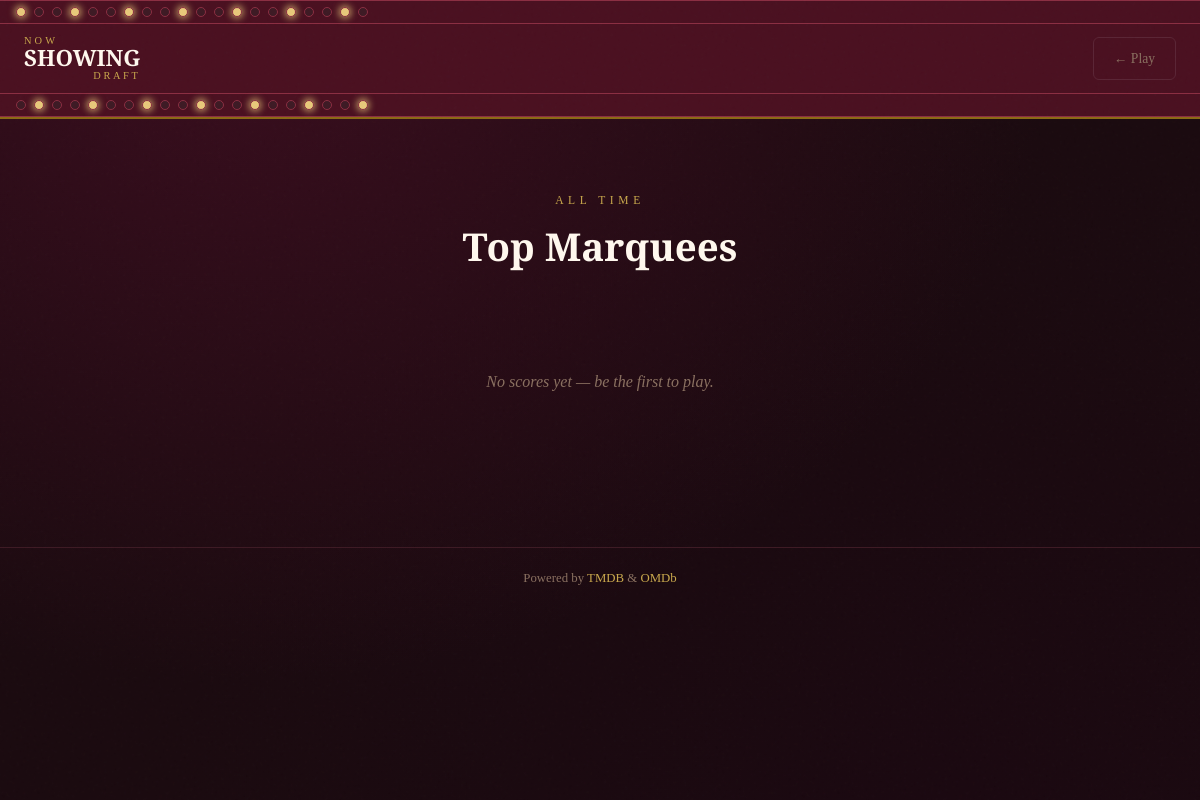
The page /leaderboard on the database as committed earlier.
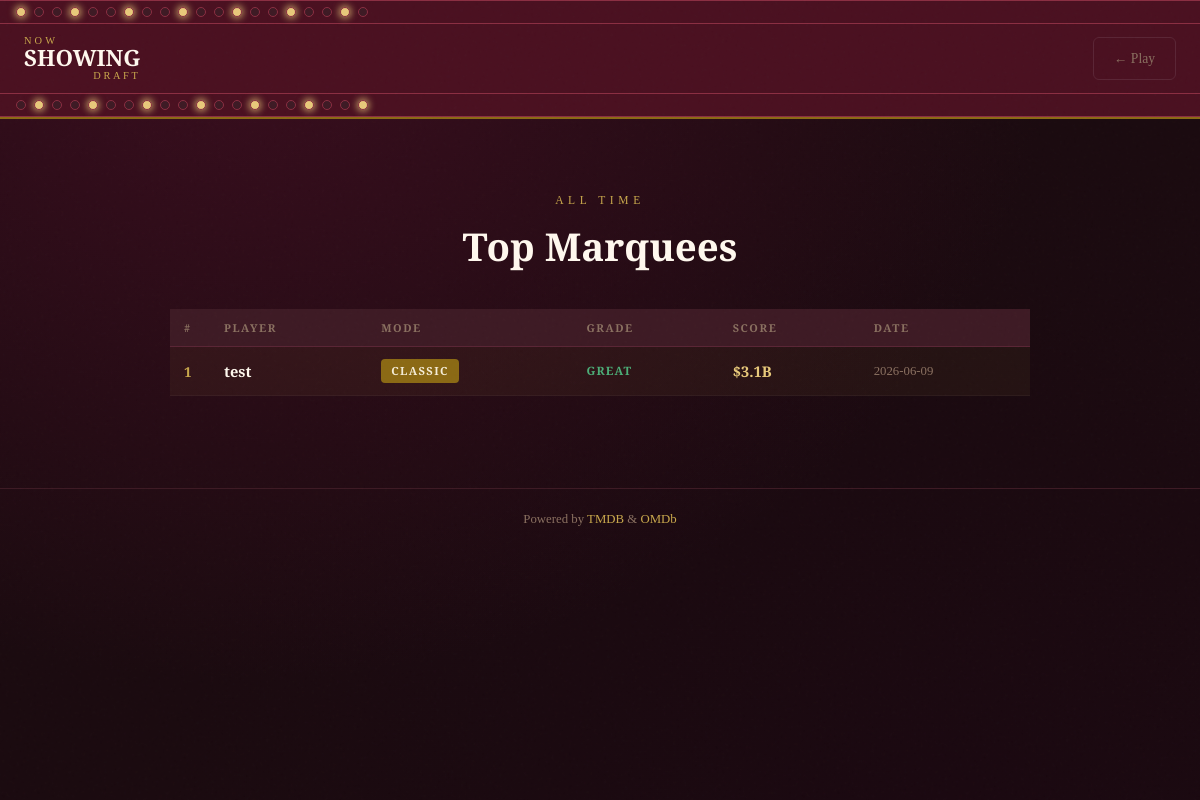
The same page on the database as committed later.
### tables this page shows
CREATE TABLE scores (
                id          INTEGER PRIMARY KEY AUTOINCREMENT,
                player      TEXT    NOT NULL,
                mode        TEXT    NOT NULL,
                final_score INTEGER NOT NULL,
                grade       TEXT    NOT NULL,
                played_at   TEXT    NOT NULL
            , result_json TEXT, share_token TEXT);

### app.py (the view)
@app.get("/leaderboard")
def leaderboard():
    rows = query("""
        SELECT player, mode, final_score, grade, played_at
        FROM scores
        ORDER BY final_score DESC
        LIMIT 50
    """)
    entries = [dict(r) for r in rows]
    return render_template("leaderboard.html", entries=entries)

### app.py (called while the page is built)
def get_db():
    if "db" not in g:
        g.db = sqlite3.connect(DB_PATH)
        g.db.row_factory = sqlite3.Row
    return g.db

def query(sql, params=()):
    return get_db().execute(sql, params).fetchall()

@app.template_filter("dollars")
def dollars_filter(value):
    if value is None:
        return "—"
    if abs(value) >= 1000:
        return f"${value / 1000:.1f}B"
    return f"${value:,.0f}M"

### templates/leaderboard.html (shortened to what this page needs)
{% extends "base.html" %}
{% block nav %}
<a href="/" class="btn-ghost" style="font-size:.85rem">← Play</a>
{% endblock %}
{% block content %}
<section class="leaderboard">
  <div class="leaderboard-stage">
    <div class="leaderboard-header">
      <p class="leaderboard-eyebrow">All Time</p>
      <h1 class="leaderboard-title">Top Marquees</h1>
    </div>
    {% if entries %}
    <table class="lb-table">
      <thead>
        <tr>
          <th>#</th>
          <th>Player</th>
          <th>Mode</th>
          <th>Grade</th>
          <th>Score</th>
          <th>Date</th>
        </tr>
      </thead>
      <tbody>
        {% for e in entries %}
        <tr class="lb-row {% if loop.index == 1 %}lb-top{% endif %}">
          <td class="lb-rank">{{ loop.index }}</td>
          <td class="lb-player">{{ e.player }}</td>
          <td class="lb-mode">
            <span class="{% if e.mode == 'realwatcher' %}badge-rw{% else %}badge-classic{% endif %}">
              {% if e.mode == 'realwatcher' %}<span class="rw-hash">#</span>RealWatcher{% else %}Classic{% endif %}
            </span>
          </td>
          <td class="lb-grade grade-{{ e.grade | lower }}">{{ e.grade }}</td>
          <td class="lb-score">{{ e.final_score | dollars }}</td>
          <td class="lb-date">{{ e.played_at[:10] }}</td>
        </tr>
        {% endfor %}
      </tbody>
    </table>
    {% else %}
    <p class="lb-empty">No scores yet — be the first to play.</p>
    {% endif %}
  </div>
</section>
{% endblock %}

### templates/base.html (shortened to what this page needs)
<!DOCTYPE html>
<html lang="en">
<head>
  <link rel="stylesheet" href="{{ url_for('static', filename='css/main.css') }}">
</head>
<body>
  <div class="grain"></div>
  <header class="site-header">
    <div class="marquee-bulbs top-bulbs">
      {% for i in range(20) %}<span class="bulb {% if i % 3 == 0 %}on{% endif %}"></span>{% endfor %}
    </div>
    <div class="header-inner">
      <a href="/" class="wordmark">
        <span class="wordmark-now">NOW</span>
        <span class="wordmark-showing">SHOWING</span>
        <span class="wordmark-draft">DRAFT</span>
      </a>
      {% if self.nav() %}
      <nav class="header-nav">{% block nav %}{% endblock %}</nav>
      {% endif %}
    </div>
    <div class="marquee-bulbs bottom-bulbs">
      {% for i in range(20) %}<span class="bulb {% if i % 3 == 1 %}on{% endif %}"></span>{% endfor %}
    </div>
  </header>
  <main class="site-main">
    {% block content %}{% endblock %}
  </main>
  <footer class="site-footer">
    <p>Powered by <a href="https://www.themoviedb.org" target="_blank">TMDB</a> &amp; <a href="https://www.omdbapi.com" target="_blank">OMDb</a></p>
  </footer>
</body>
</html>

Rows that differ between the two databases and show on the page:
added scores: player "test", mode "CLASSIC", grade "GREAT", final_score|dollars "$3.1B", played_at "2026-06-09"
Other text that changed with them:
text no longer shown: "No scores yet — be the first to play."
text now shown: "# PLAYER MODE GRADE SCORE DATE"
